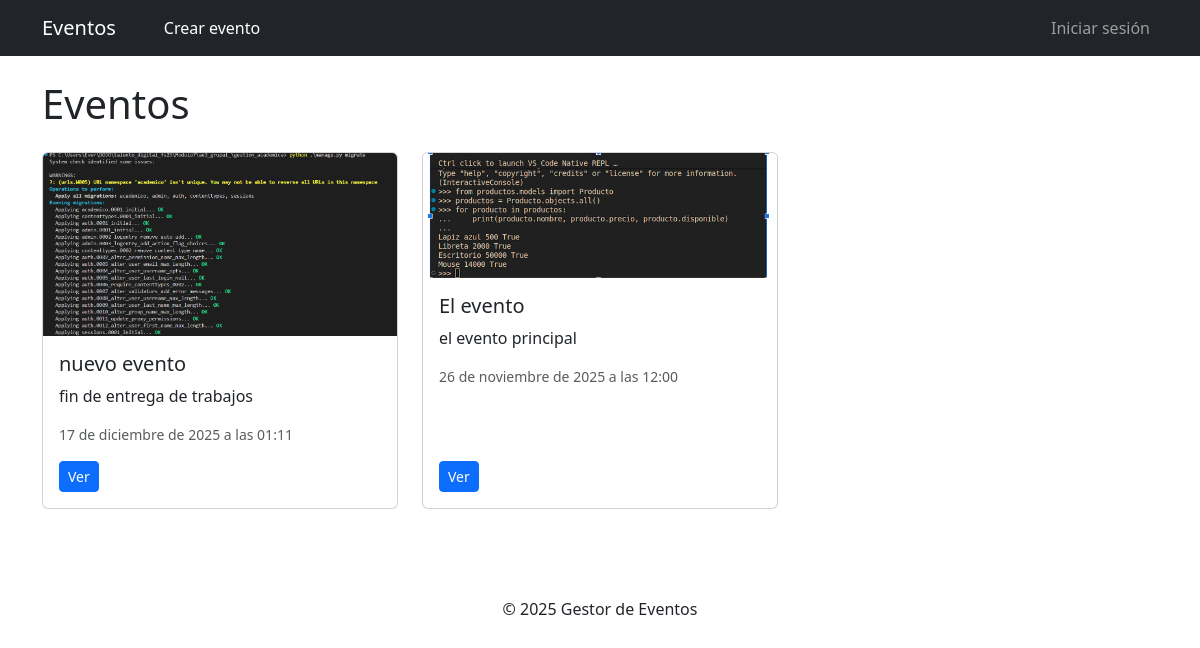
The page / on the database its author committed.
### eventos/models.py (models this page shows, shortened)
class Event(models.Model):
    TIPO_CHOICES = [
        ("conf", "Conferencia"),
        ("conc", "Concierto"),
        ("sem", "Seminario"),
        ("otro", "Otro"),
    ]
    titulo = models.CharField(max_length=200)
    descripcion = models.TextField()
    fecha = models.DateTimeField()
    lugar = models.CharField(max_length=200, blank=True)
    tipo = models.CharField(max_length=10, choices=TIPO_CHOICES, default="otro")
    privado = models.BooleanField(default=False)
    organizador = models.ForeignKey(
        User, on_delete=models.SET_NULL, null=True, blank=True, related_name="eventos_organizados"
    )
    participantes = models.ManyToManyField(User, related_name="eventos_asistidos", blank=True)
    imagen = models.ImageField(upload_to="eventos/", null=True, blank=True)
    creado = models.DateTimeField(auto_now_add=True)
    actualizado = models.DateTimeField(auto_now=True)
    class Meta:
        permissions = [
            ("can_view_private", "Puede ver eventos privados"),
        ]

### eventos/views.py (the view, shortened to what this page needs)
# urls.py: path("", EventListView.as_view(), name="listado"),
class EventListView(ListView):
    model = Event
    template_name = "eventos/event_list.html"
    context_object_name = "eventos"
    paginate_by = 10
    def get_queryset(self):
        qs = Event.objects.order_by("-fecha")
        user = self.request.user
        return qs.filter(privado=False)

### eventos/templates/eventos/event_list.html (shortened to what this page needs)
{% extends "base.html" %}
{% block content %}
<div class="d-flex justify-content-between align-items-center mb-3">
  <h1>Eventos</h1>
</div>
<div class="row">
  {% for evento in eventos %}
    <div class="col-md-4 mb-3">
      <div class="card h-100">
        {% if evento.imagen %}
          <img src="{{ evento.imagen.url }}" class="card-img-top">
        {% endif %}
        <div class="card-body d-flex flex-column">
          <h5 class="card-title">{{ evento.titulo }}</h5>
          <p class="card-text text-truncate">{{ evento.descripcion }}</p>
          <p class="small text-muted">{{ evento.fecha }}</p>
          <div class="mt-auto">
            <a class="btn btn-primary btn-sm" href="{% url 'eventos:detalle' evento.pk %}">Ver</a>
          </div>
        </div>
      </div>
    </div>
  {% empty %}
    <p>No hay eventos disponibles.</p>
  {% endfor %}
</div>
{% endblock %}

### rows shown on the page
Event: imagen (picture), titulo "nuevo evento", descripcion "fin de entrega de trabajos", fecha "17 de diciembre de 2025 a las 01:11"
Event: imagen (picture), titulo "El evento", descripcion "el evento principal", fecha "26 de noviembre de 2025 a las 12:00"
